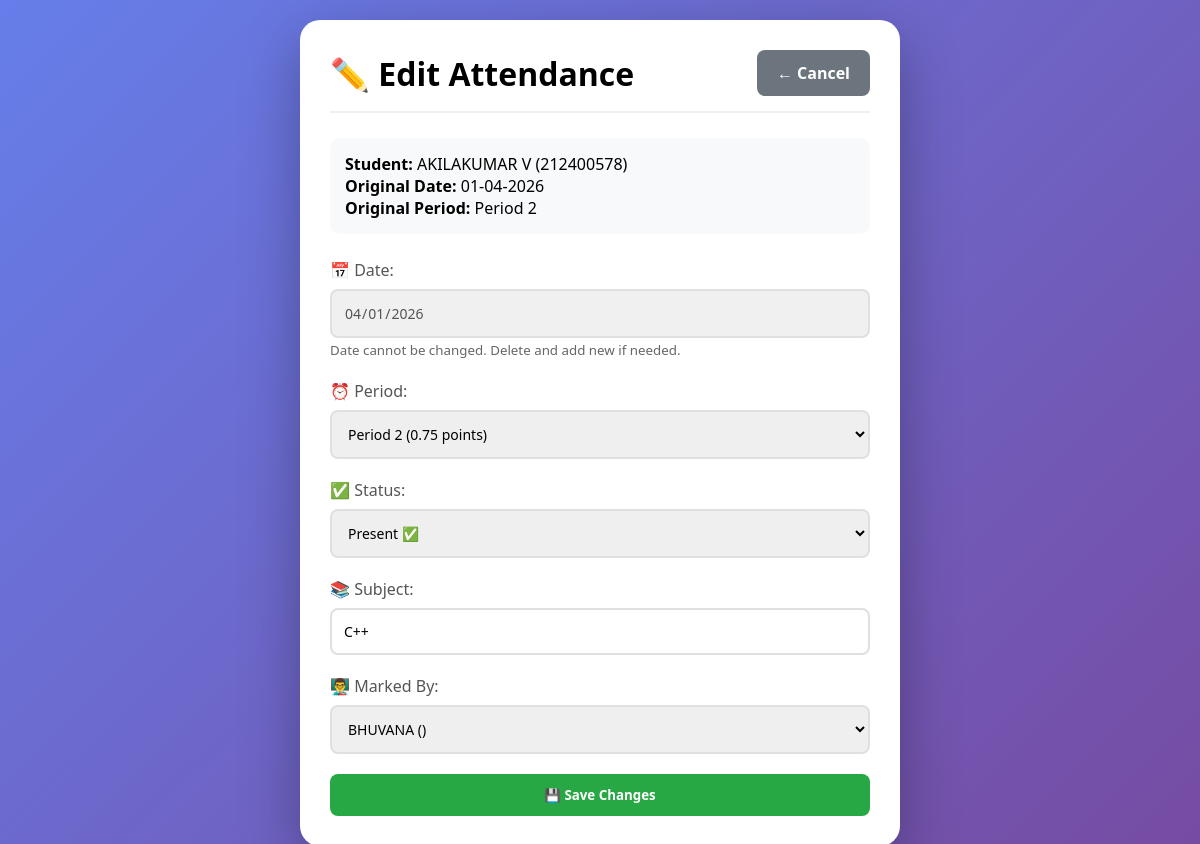
Before: /edit_attendance/2 (signed in) with the older database file.
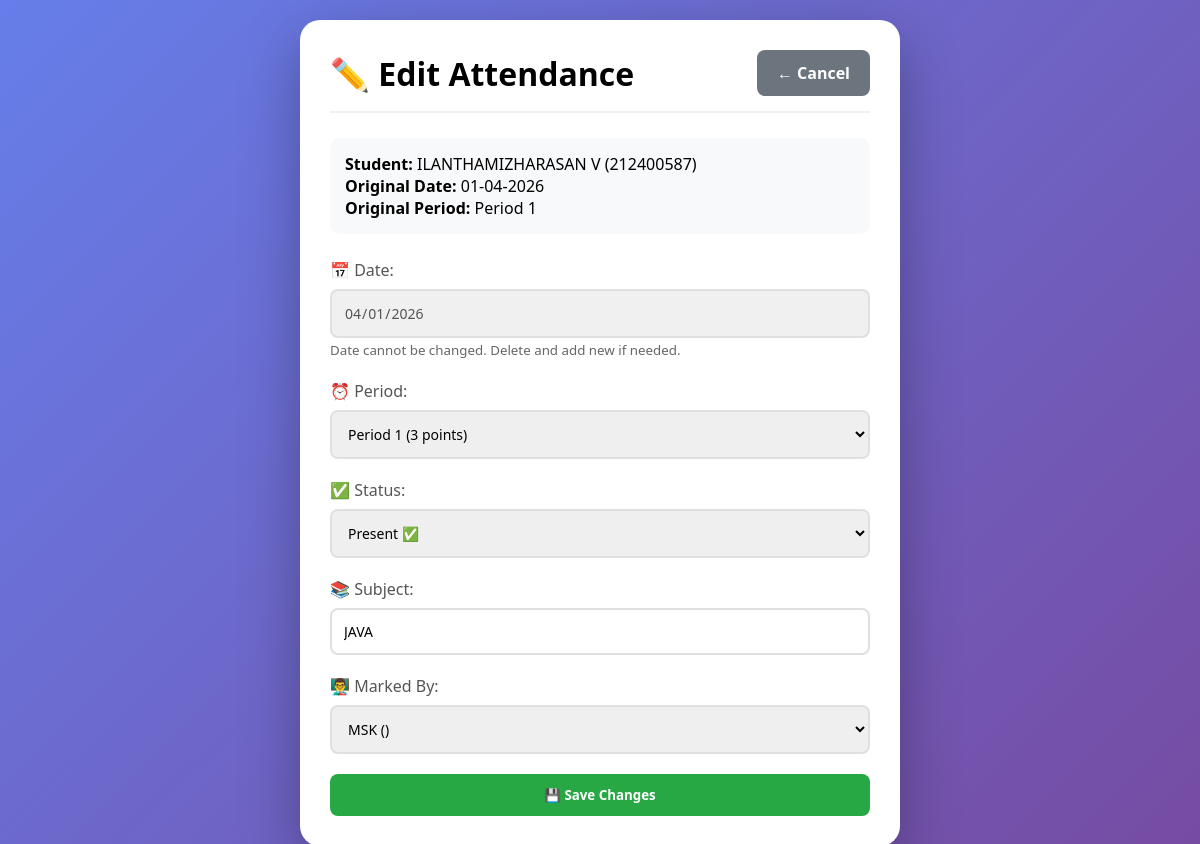
After: the same page with the newer database file.
### app.py (models this page shows, shortened)
class Student(db.Model):
    __tablename__ = 'students'
    id = db.Column(db.Integer, primary_key=True, autoincrement=True)
    register_number = db.Column(db.String(20), unique=True, nullable=False)
    name = db.Column(db.String(100), nullable=False)
    gender = db.Column(db.String(1), nullable=False, default='M')
    year = db.Column(db.String(20), nullable=False)
    section = db.Column(db.String(1), nullable=False)
    batch = db.Column(db.String(20))
    dob = db.Column(db.String(50))
    umis = db.Column(db.String(50))
    mobile_student = db.Column(db.String(15))
    mobile_parent = db.Column(db.String(15))
    parent_guardian_name = db.Column(db.String(100))
    blood_group = db.Column(db.String(5))
    department_id = db.Column(db.Integer, db.ForeignKey('departments.id'), nullable=False)
    created_at = db.Column(db.DateTime, default=datetime.now)
    attendances = db.relationship('Attendance', backref='student', lazy=True, cascade='all, delete-orphan')

class Attendance(db.Model):
    __tablename__ = 'attendance'
    id = db.Column(db.Integer, primary_key=True, autoincrement=True)
    student_id = db.Column(db.Integer, db.ForeignKey('students.id'), nullable=False)
    date = db.Column(db.Date, nullable=False, default=datetime.now().date)
    period = db.Column(db.Integer, nullable=False)
    status = db.Column(db.String(10), nullable=False)
    subject = db.Column(db.String(100), nullable=True)
    marked_by = db.Column(db.Integer, db.ForeignKey('staff.id'))
    marked_at = db.Column(db.DateTime, default=datetime.now)
    __table_args__ = (db.UniqueConstraint('student_id', 'date', 'period', name='unique_attendance'),)

class Staff(db.Model):
    __tablename__ = 'staff'
    id = db.Column(db.Integer, primary_key=True, autoincrement=True)
    name = db.Column(db.String(100), nullable=False)
    password_hash = db.Column(db.String(200), nullable=False)
    is_department_admin = db.Column(db.Boolean, default=False)
    admin_department_id = db.Column(db.Integer, db.ForeignKey('departments.id'), nullable=True)
    created_at = db.Column(db.DateTime, default=datetime.now)
    subjects = db.relationship('StaffSubject', backref='staff', lazy=True, cascade='all, delete-orphan')

### app.py (the view, shortened to what this page needs)
@app.route('/edit_attendance/<int:attendance_id>', methods=['GET', 'POST'])
def edit_attendance(attendance_id):
    role = session.get('role')
    if role not in ['dept_admin', 'dept_admin_viewer']:
        return redirect(url_for('index'))
    attendance = Attendance.query.get_or_404(attendance_id)
    student = Student.query.get(attendance.student_id)
    staff = Staff.query.all()
    return render_template('edit_attendance.html',
                         attendance=attendance,
                         student=student,
                         staff=staff)

### app.py (called while the page is built)
@app.context_processor
def inject_datetime():
    return {'datetime': datetime}

### templates/edit_attendance.html (shortened to what this page needs)
<!DOCTYPE html>
<html lang="en">
<head>
</head>
<body>
    <div class="container">
        <div class="header">
            <h1>✏️ Edit Attendance</h1>
            <a href="{{ url_for('manage_attendance', student_id=student.id, year=student.year, section=student.section) }}" class="btn btn-secondary">← Cancel</a>
        </div>
        <div class="info-box">
            <p><strong>Student:</strong> {{ student.name }} ({{ student.register_number }})</p>
            <p><strong>Original Date:</strong> {{ attendance.date.strftime('%d-%m-%Y') }}</p>
            <p><strong>Original Period:</strong> Period {{ attendance.period }}</p>
        </div>
        <form method="POST">
            <div class="form-group">
                <label>📅 Date:</label>
                <input type="date" name="date" value="{{ attendance.date.strftime('%Y-%m-%d') }}" readonly disabled style="background: #f0f0f0;">
                <small style="color: #666;">Date cannot be changed. Delete and add new if needed.</small>
            </div>
            <div class="form-group">
                <label>⏰ Period:</label>
                <select name="period" required>
                    <option value="1" {% if attendance.period == 1 %}selected{% endif %}>Period 1 (3 points)</option>
                    <option value="2" {% if attendance.period == 2 %}selected{% endif %}>Period 2 (0.75 points)</option>
                </select>
            </div>
            <div class="form-group">
                <label>✅ Status:</label>
                <select name="status" required>
                    <option value="present" {% if attendance.status == 'present' %}selected{% endif %}>Present ✅</option>
                </select>
            </div>
            <div class="form-group">
                <label>📚 Subject:</label>
                <input type="text" name="subject" value="{{ attendance.subject }}" required>
            </div>
            <div class="form-group">
                <label>👨‍🏫 Marked By:</label>
                <select name="marked_by" required>
                    {% for staff_member in staff %}
                    <option value="{{ staff_member.id }}" {% if attendance.marked_by == staff_member.id %}selected{% endif %}>
                        {{ staff_member.name }} ({{ staff_member.subject }})
                    </option>
                    {% endfor %}
                </select>
            </div>
            <button type="submit" class="btn btn-primary">💾 Save Changes</button>
        </form>
    </div>
</body>
</html>

Changed rows visible on the page:
no longer on this page (row edited): Student: name "AKILAKUMAR V", register_number "212400578"
now on this page (row edited): Student: name "ILANTHAMIZHARASAN V", register_number "212400587"
changed Attendance "Present ✅": period "2" → "1"; period "Period 2 (0.75 points)" → "Period 1 (3 points)"; subject "C++" → "JAVA"; marked_by "BHUVANA ()" → "MSK ()"
